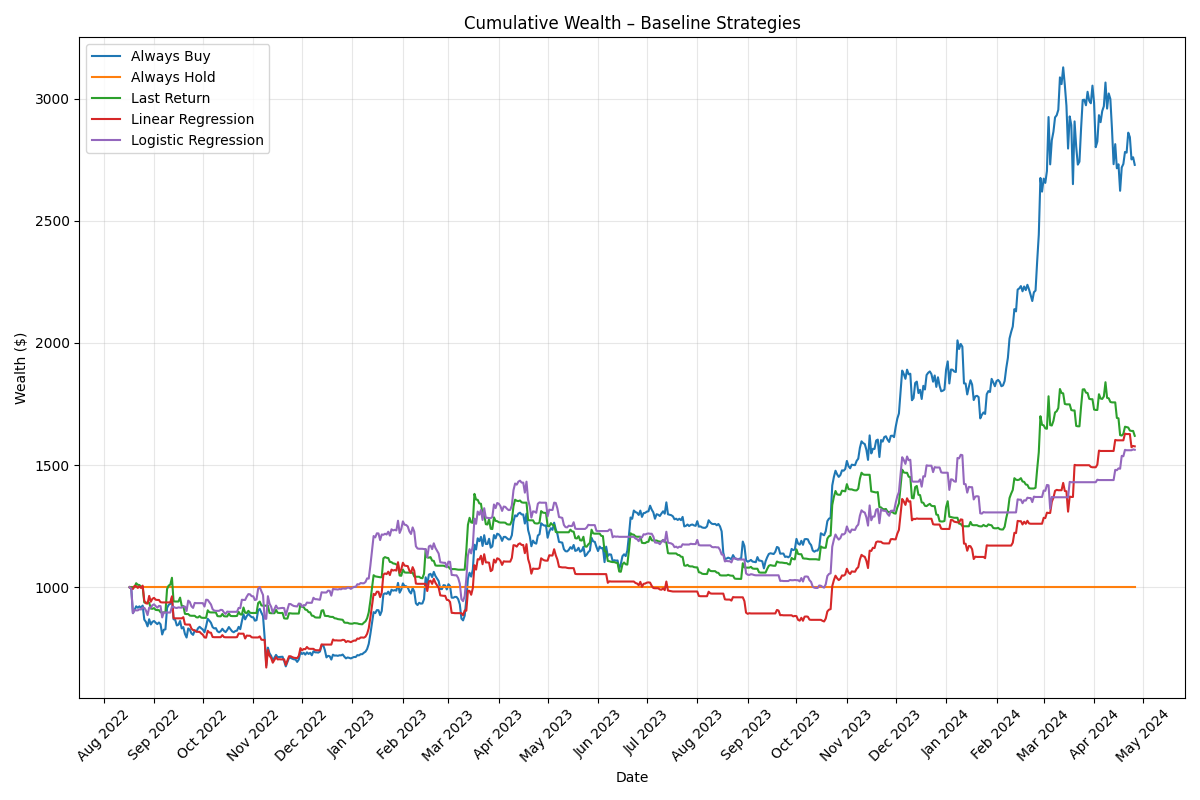

Python code for this plot:
import numpy as np
import pandas as pd
import matplotlib.pyplot as plt

from sklearn.linear_model import LinearRegression, LogisticRegression
from sklearn.preprocessing import StandardScaler
from sklearn.pipeline import Pipeline

import matplotlib.dates as mdates

# Load splits
train_df = pd.read_csv("train.csv", encoding="utf-8-sig")
val_df   = pd.read_csv("validation.csv", encoding="utf-8-sig")
test_df  = pd.read_csv("test.csv", encoding="utf-8-sig")
full_df  = pd.concat([train_df, val_df]).reset_index(drop=True)

# Feature columns
feature_cols = [
    col for col in train_df.columns
    if col not in ['date', 'open', 'high', 'low', 'close', 'volume', 'change_ptc', 'theta', 'close_original', 'recursive_volatility']
]

X_train = train_df[feature_cols]
X_val   = val_df[feature_cols]
X_test  = test_df[feature_cols]

y_train = train_df['change_ptc'] / 100.0   # convert to decimal returns
y_val   = val_df['change_ptc'] / 100.0
y_test  = test_df['change_ptc'] / 100.0
full_df["change_ptc"] = full_df["change_ptc"]/100.0
sigma2_val = val_df['recursive_volatility']

def loss(realized_return, a_t, a_prev, sigma2_t, lam=0.1, c=0.001):
    log_term = -np.log(1 + a_t * realized_return)
    risk_term = lam * (a_t ** 2) * sigma2_t
    trans_term = c * np.abs(a_t - a_prev)
    return log_term + risk_term + trans_term

#Naive baseline 

def always_buy(n):
    return np.ones(n)

def always_hold(n):
    return np.zeros(n)

#Last return baseline

def last_return_rule(returns):
    actions = np.zeros(len(returns))
    for t in range(1, len(returns)):
        actions[t] = 1.0 if returns.iloc[t-1] > 0 else 0.0
    return actions

#Linear Regression

pipeline = Pipeline([('scaler', StandardScaler()), ('lr', LinearRegression())])
pipeline.fit(X_train, y_train)

y_pred = pipeline.predict(X_val)
actions_lr = np.where(y_pred > 0, 1.0, 0.0)

#Logistic Regression

y_train_binary = (y_train > 0).astype(int)
y_val_binary   = (y_val > 0).astype(int)

logit_pipeline = Pipeline([
    ('scaler', StandardScaler()),
    ('logit', LogisticRegression(max_iter=5000, solver='lbfgs'))
])

logit_pipeline.fit(X_train, y_train_binary)

proba_val = logit_pipeline.predict_proba(X_val)[:, 1]  # probability of up move

actions_logit = np.where(proba_val > 0.5, 1.0, 0.0)


#Backtest

def backtest_baseline(actions, returns, capital=1_000, c=0.001):

    wealth = np.zeros(len(returns))
    wealth[0] = capital

    a_prev = 0.0

    for t in range(1, len(returns)):
        a_t = actions[t]
        r_t = returns.iloc[t]

        # portfolio update with transaction costs
        wealth[t] = wealth[t-1] * (1 + a_t * r_t - c * abs(a_t - a_prev))

        a_prev = a_t

    return wealth

#Evaluate

def evaluate_baseline(wealth, actions, returns):
    daily_returns = np.diff(wealth) / wealth[:-1]

    sharpe = (
        np.mean(daily_returns) / np.std(daily_returns) * np.sqrt(365.25)
        if np.std(daily_returns) > 0 else 0.0
    )

    cum_max = np.maximum.accumulate(wealth)
    max_drawdown = np.max((cum_max - wealth) / cum_max)

    hit_rate = np.mean(
        np.sign(actions[:-1]) == np.sign(returns.iloc[1:])
    )

    return {
        "Final Wealth": wealth[-1],
        "Sharpe": sharpe,
        "Max Drawdown": max_drawdown,
        "Hit Rate": hit_rate
    }

#Run baselines 

returns = val_df["change_ptc"] / 100.0

strategies = {
    "Always Buy": always_buy(len(returns)),
    "Always Hold": always_hold(len(returns)),
    "Last Return": last_return_rule(returns),
    "Linear Regression": actions_lr,
    "Logistic Regression": actions_logit
}

results = {}

for name, actions in strategies.items():
    wealth = backtest_baseline(actions, returns)
    results[name] = evaluate_baseline(wealth, actions, returns)

baseline_df = pd.DataFrame(results).T
print(baseline_df)

#Plot baselines

val_df['date'] = pd.to_datetime(val_df['date'], errors='coerce')
val_df = val_df.dropna(subset=['date'])

plt.figure(figsize=(12, 8))

for name, actions in strategies.items():
    wealth = backtest_baseline(actions, returns)
    plt.plot(val_df['date'], wealth, label=name)

plt.title("Cumulative Wealth – Baseline Strategies")
plt.xlabel("Date")
plt.ylabel("Wealth ($)")
plt.legend()
plt.grid(alpha=0.3)

# Format x-axis to show months/years nicely
plt.gca().xaxis.set_major_locator(mdates.MonthLocator())
plt.gca().xaxis.set_major_formatter(mdates.DateFormatter('%b %Y'))
plt.xticks(rotation=45)
plt.tight_layout()
plt.savefig("baselines.png")
plt.close()
